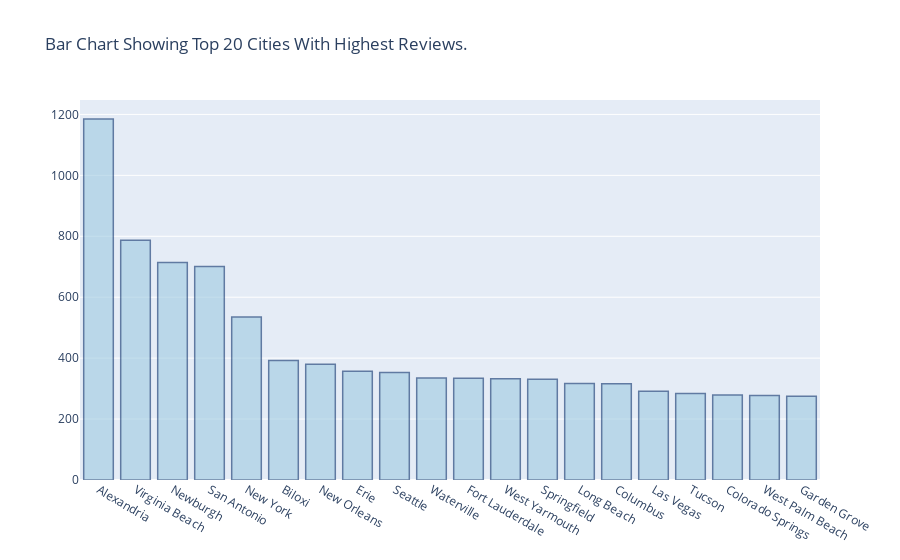

Write notebook code for a chart like this one.
### Code cell
#ploting the top 20 cities with highest reviews
q3 = data['city'].value_counts()[:20]
trace = go.Bar(
    x=q3.index,
    y=q3.values,
    marker=dict(
        color='rgb(158,202,225)',
        line=dict(
            color='rgb(8,48,107)',
            width=1.5,
        )
    ),    
    opacity=0.6
)

data1 = [trace]

layout = go.Layout(
    title='Bar Chart Showing Top 20 Cities With Highest Reviews.',
)

fig = go.Figure(data=data1, layout=layout)
py.iplot(fig, filename='hotel-reviews-highest-cities')

### Figure 1 — Plotly figure (JSON) as saved in the notebook; plotly's stock layout.template omitted (floating-point values rounded to 4 significant figures)
{"data": [{"marker": {"color": "rgb(158,202,225)", "line": {"color": "rgb(8,48,107)", "width": 1.5}}, "opacity": 0.6, "type": "bar", "x": ["Alexandria", "Virginia Beach", "Newburgh", "San Antonio", "New York", "Biloxi", "New Orleans", "Erie", "Seattle", "Waterville", "Fort Lauderdale", "West Yarmouth", "Springfield", "Long Beach", "Columbus", "Las Vegas", "Tucson", "Colorado Springs", "West Palm Beach", "Garden Grove"], "y": [1185, 787, 714, 701, 535, 392, 380, 357, 353, 335, 334, 332, 331, 317, 316, 291, 284, 279, 277, 275]}], "layout": {"title": {"text": "Bar Chart Showing Top 20 Cities With Highest Reviews."}}}
